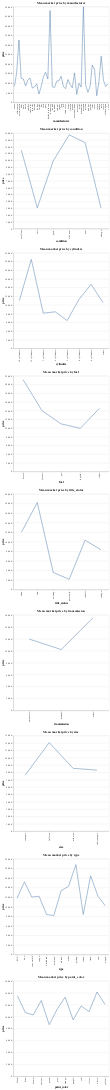

The notebook cell this image was saved under:
### Markdown cell above
#### Market Price by Categorical Variables

### Code cell
categorical_features = ['manufacturer', 'condition', 'cylinders', 'fuel',
                        'title_status', 'transmission', 'size', 'type', 'paint_color']

categorical_encodings = ['manufacturer', 'condition', 'cylinders', 'fuel',
                        'title_status', 'transmission', 'size', 'type', 'paint_color']

base = alt.Chart().mark_line().encode(
    alt.Y('price:Q')
).properties(
    width=400,
    height=400
)

chart = alt.vconcat()
for i in range(len(categorical_features)):
        vehicles_graph = vehicles[['price', categorical_features[i]]].groupby(by = categorical_features[i])\
                                                                     .mean()\
                                                                     .reset_index()
        row = alt.hconcat(data = vehicles_graph)
        row |= base.encode(alt.X(categorical_encodings[i])).properties(title = f'Mean market price by {categorical_features[i]}')
        
        chart &= row
        
chart

### Figure 1 — Vega-Lite specification as saved in the notebook (floating-point values rounded to 4 significant figures)
{"$schema": "https://vega.github.io/schema/vega-lite/v3.4.0.json", "config": {"mark": {"tooltip": null}, "view": {"height": 300, "width": 400}}, "data": {"name": "data-1e0c899b94e1bcd4d934af3e4fc5fe63"}, "datasets": {"data-1bbff9641ab4f0091b5e96f1a49367d0": [{"price": 7660.0, "size": "compact"}, {"price": 12050.0, "size": "full-size"}, {"price": 8555.0, "size": "mid-size"}, {"price": 8311.0, "size": "sub-compact"}], "data-1e0c899b94e1bcd4d934af3e4fc5fe63": [{"manufacturer": "acura", "price": 8439.0}, {"manufacturer": "alfa-romeo", "price": 15780.0}, {"manufacturer": "aston-martin", "price": 32560.0}, {"manufacturer": "audi", "price": 12580.0}, {"manufacturer": "bmw", "price": 12170.0}, {"manufacturer": "buick", "price": 8562.0}, {"manufacturer": "cadillac", "price": 11670.0}, {"manufacturer": "chevrolet", "price": 12700.0}, {"manufacturer": "chrysler", "price": 7396.0}, {"manufacturer": "datsun", "price": 8128.0}, {"manufacturer": "dodge", "price": 9667.0}, {"manufacturer": "ferrari", "price": 4326.0}, {"manufacturer": "fiat", "price": 8238.0}, {"manufacturer": "ford", "price": 13390.0}, {"manufacturer": "gmc", "price": 15670.0}, {"manufacturer": "harley-davidson", "price": 12170.0}, {"manufacturer": "hennessey", "price": 47995}, {"manufacturer": "honda", "price": 8169.0}, {"manufacturer": "hyundai", "price": 7746.0}, {"manufacturer": "infiniti", "price": 11080.0}, {"manufacturer": "jaguar", "price": 11230.0}, {"manufacturer": "jeep", "price": 13620.0}, {"manufacturer": "kia", "price": 8143.0}, {"manufacturer": "land rover", "price": 7135.0}, {"manufacturer": "lexus", "price": 11920.0}, {"manufacturer": "lincoln", "price": 9443.0}, {"manufacturer": "mazda", "price": 7577.0}, {"manufacturer": "mercedes-benz", "price": 15370.0}, {"manufacturer": "mercury", "price": 4081.0}, {"manufacturer": "mini", "price": 9937.0}, {"manufacturer": "mitsubishi", "price": 7958.0}, {"manufacturer": "morgan", "price": 49950}, {"manufacturer": "nissan", "price": 9055.0}, {"manufacturer": "pontiac", "price": 5251.0}, {"manufacturer": "porche", "price": 8178}, {"manufacturer": "ram", "price": 19500.0}, {"manufacturer": "rover", "price": 17220.0}, {"manufacturer": "saturn", "price": 3409.0}, {"manufacturer": "subaru", "price": 10780.0}, {"manufacturer": "tesla", "price": 24060.0}, {"manufacturer": "toyota", "price": 11550.0}, {"manufacturer": "volkswagen", "price": 8261.0}, {"manufacturer": "volvo", "price": 9557.0}], "data-2859881362c296466decc8a00aab4be9": [{"fuel": "diesel", "price": 21180.0}, {"fuel": "electric", "price": 13990.0}, {"fuel": "gas", "price": 10960.0}, {"fuel": "hybrid", "price": 9933.0}, {"fuel": "other", "price": 14540.0}], "data-3073629718e54329dce556e449484ab1": [{"cylinders": "10 cylinders", "price": 11010.0}, {"cylinders": "12 cylinders", "price": 20500.0}, {"cylinders": "3 cylinders", "price": 8117.0}, {"cylinders": "4 cylinders", "price": 8446.0}, {"cylinders": "5 cylinders", "price": 6418.0}, {"cylinders": "6 cylinders", "price": 11320.0}, {"cylinders": "8 cylinders", "price": 14750.0}, {"cylinders": "other", "price": 10570.0}], "data-44d54d25d41373694820d24e4dda7d3a": [{"price": 11780.0, "type": "SUV"}, {"price": 15210.0, "type": "bus"}, {"price": 12030.0, "type": "convertible"}, {"price": 12200.0, "type": "coupe"}, {"price": 8379.0, "type": "hatchback"}, {"price": 8165.0, "type": "mini-van"}, {"price": 13400.0, "type": "offroad"}, {"price": 14260.0, "type": "other"}, {"price": 18820.0, "type": "pickup"}, {"price": 8397.0, "type": "sedan"}, {"price": 16480.0, "type": "truck"}, {"price": 12220.0, "type": "van"}, {"price": 10200.0, "type": "wagon"}], "data-933f1fe09a3ebaa384adb21bb15cd44c": [{"paint_color": "black", "price": 13520.0}, {"paint_color": "blue", "price": 10680.0}, {"paint_color": "brown", "price": 10290.0}, {"paint_color": "custom", "price": 12710.0}, {"paint_color": "green", "price": 8667.0}, {"paint_color": "grey", "price": 11270.0}, {"paint_color": "orange", "price": 13260.0}, {"paint_color": "purple", "price": 9475.0}, {"paint_color": "red", "price": 11790.0}, {"paint_color": "silver", "price": 10840.0}, {"paint_color": "white", "price": 14140.0}, {"paint_color": "yellow", "price": 12060.0}], "data-980ddd9f4bd7a5772c7ed399e09143f3": [{"price": 11960.0, "transmission": "automatic"}, {"price": 10210.0, "transmission": "manual"}, {"price": 15520.0, "transmission": "other"}], "data-c7c98a53ff6fe5c6ab37e2b09832455d": [{"condition": "excellent", "price": 11500.0}, {"condition": "fair", "price": 3053.0}, {"condition": "good", "price": 9923.0}, {"condition": "like new", "price": 13740.0}, {"condition": "new", "price": 12610.0}, {"condition": "salvage", "price": 3022.0}], "data-d9cfab2b0ee9b9cde1beaf103741c5fd": [{"price": 11980.0, "title_status": "clean"}, {"price": 18210.0, "title_status": "lien"}, {"price": 3597.0, "title_status": "missing"}, {"price": 2151.0, "title_status": "parts only"}, {"price": 10330.0, "title_status": "rebuilt"}, {"price": 8326.0, "title_status": "salvage"}]}, "vconcat": [{"hconcat": [{"encoding": {"x": {"field": "manufacturer", "type": "nominal"}, "y": {"field": "price", "type": "quantitative"}}, "height": 400, "mark": "line", "title": "Mean market price by manufacturer", "width": 400}]}, {"data": {"name": "data-c7c98a53ff6fe5c6ab37e2b09832455d"}, "hconcat": [{"encoding": {"x": {"field": "condition", "type": "nominal"}, "y": {"field": "price", "type": "quantitative"}}, "height": 400, "mark": "line", "title": "Mean market price by condition", "width": 400}]}, {"data": {"name": "data-3073629718e54329dce556e449484ab1"}, "hconcat": [{"encoding": {"x": {"field": "cylinders", "type": "nominal"}, "y": {"field": "price", "type": "quantitative"}}, "height": 400, "mark": "line", "title": "Mean market price by cylinders", "width": 400}]}, {"data": {"name": "data-2859881362c296466decc8a00aab4be9"}, "hconcat": [{"encoding": {"x": {"field": "fuel", "type": "nominal"}, "y": {"field": "price", "type": "quantitative"}}, "height": 400, "mark": "line", "title": "Mean market price by fuel", "width": 400}]}, {"data": {"name": "data-d9cfab2b0ee9b9cde1beaf103741c5fd"}, "hconcat": [{"encoding": {"x": {"field": "title_status", "type": "nominal"}, "y": {"field": "price", "type": "quantitative"}}, "height": 400, "mark": "line", "title": "Mean market price by title_status", "width": 400}]}, {"data": {"name": "data-980ddd9f4bd7a5772c7ed399e09143f3"}, "hconcat": [{"encoding": {"x": {"field": "transmission", "type": "nominal"}, "y": {"field": "price", "type": "quantitative"}}, "height": 400, "mark": "line", "title": "Mean market price by transmission", "width": 400}]}, {"data": {"name": "data-1bbff9641ab4f0091b5e96f1a49367d0"}, "hconcat": [{"encoding": {"x": {"field": "size", "type": "nominal"}, "y": {"field": "price", "type": "quantitative"}}, "height": 400, "mark": "line", "title": "Mean market price by size", "width": 400}]}, {"data": {"name": "data-44d54d25d41373694820d24e4dda7d3a"}, "hconcat": [{"encoding": {"x": {"field": "type", "type": "nominal"}, "y": {"field": "price", "type": "quantitative"}}, "height": 400, "mark": "line", "title": "Mean market price by type", "width": 400}]}, {"data": {"name": "data-933f1fe09a3ebaa384adb21bb15cd44c"}, "hconcat": [{"encoding": {"x": {"field": "paint_color", "type": "nominal"}, "y": {"field": "price", "type": "quantitative"}}, "height": 400, "mark": "line", "title": "Mean market price by paint_color", "width": 400}]}]}
